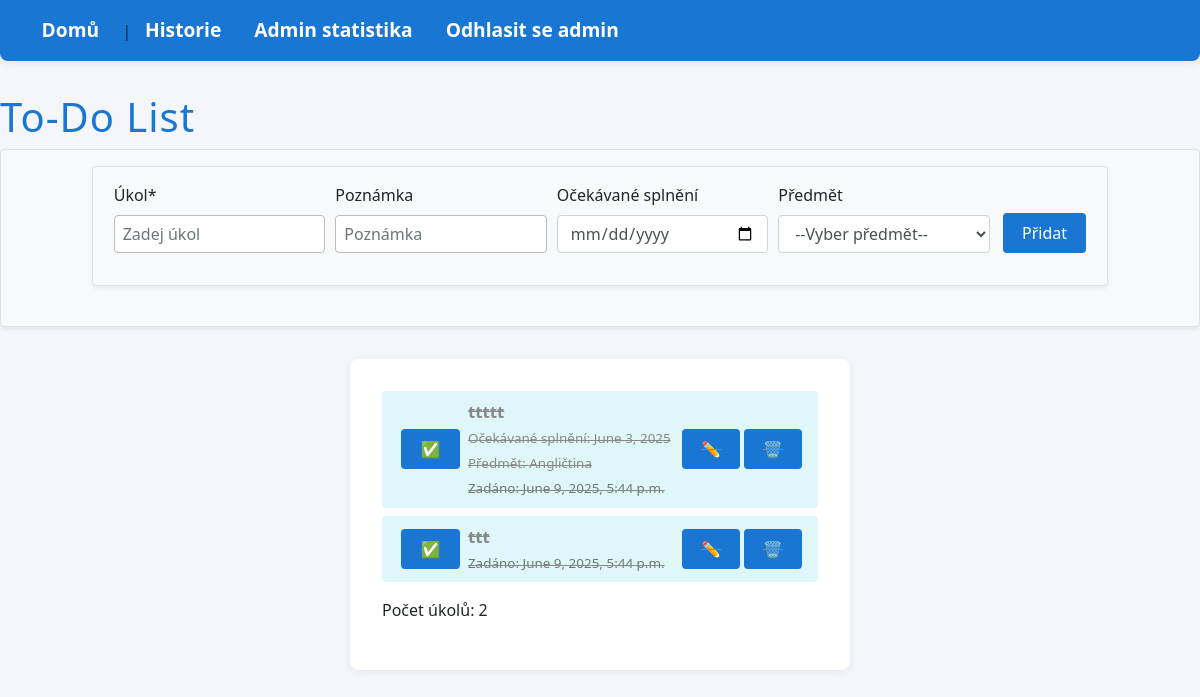
Page / (signed in) on the earlier database version.
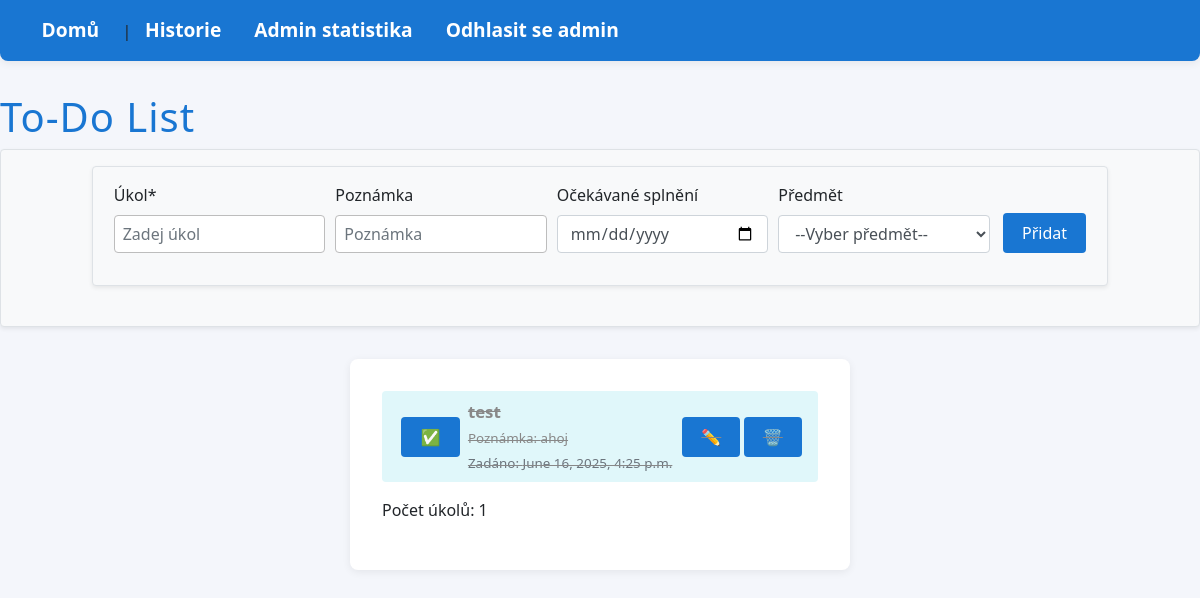
Same page on the later database version.
### todo_app/models.py (models this page shows, shortened)
class Todo(models.Model):
    user = models.ForeignKey(User, on_delete=models.CASCADE)
    text = models.CharField(max_length=200, verbose_name="Úkol")
    poznamka = models.TextField(blank=True, verbose_name="Poznámka")
    ocekavane = models.DateField(null=True, blank=True, verbose_name="Očekávaný termín")
    predmet = models.CharField(max_length=100, blank=True, verbose_name="Předmět")
    done = models.BooleanField(default=False, verbose_name="Splněno")
    created = models.DateTimeField(default=timezone.now, verbose_name="Vytvořeno")
    completed = models.DateTimeField(null=True, blank=True, verbose_name="Dokončeno")
    deleted = models.BooleanField(default=False, verbose_name="Smazáno")
    deleted_at = models.DateTimeField(null=True, blank=True, verbose_name="Smazáno v")

### todo_app/views.py (the view, shortened to what this page needs)
# urls.py: path('', views.index, name='index'),
@login_required
def index(request):
    todos = Todo.objects.filter(user=request.user, deleted=False).order_by('-created')
    return render(request, 'index.html', {'todos': todos})

### todo_app/templates/index.html (shortened to what this page needs)
<!DOCTYPE html>
<html lang="cs">
<head>
    <link rel="stylesheet" href="https://maxcdn.bootstrapcdn.com/bootstrap/4.1.3/css/bootstrap.min.css">
    <link rel="stylesheet" href="/static/css/style.css">
</head>
<body>
    <nav style="margin-bottom: 2em;">
        <a href="{% url 'index' %}">Domů</a> |
        <a href="{% url 'history' %}">Historie</a>
        {% if user.is_staff %}
            <a href="{% url 'admin_stats' %}"> Admin statistika</a>
        {% endif %}
        <a href="{% url 'logout' %}">Odhlasit se {{ user.username }}</a>
    </nav>
    <h1>To-Do List</h1>
    <form method="post" class="border rounded p-3 mb-4 bg-light shadow-sm justify-content-center display-flex">
        <fieldset>
            <div class="form-row border rounded p-3 mb-4 bg-light shadow-sm ">
                <div class="form-group col">
                    <label for="ukol">Úkol*</label>
                    <input type="text" id="ukol" name="ukol" class="form-control" placeholder="Zadej úkol" required>
                </div>
                <div class="form-group col">
                    <label for="poznamka">Poznámka</label>
                    <input type="text" id="poznamka" name="poznamka" class="form-control" placeholder="Poznámka">
                </div>
                <div class="form-group col">
                    <label for="ocekavane">Očekávané splnění</label>
                    <input type="date" id="ocekavane" name="ocekavane" class="form-control">
                </div>
                <div class="form-group col">
                    <label for="predmet">Předmět</label>
                    <select id="predmet" name="predmet" class="form-control">
                        <option value="">--Vyber předmět--</option>
                    </select>
                </div>
                <div class="form-group col-auto align-self-end ">
                    <button type="submit" class="btn btn-primary mt-2">Přidat</button>
                </div>
            </div>
        </fieldset>
    </form>
    <div class="todo-list">
        {% if todos %}
        <ul>
            {% for todo in todos %}
                <li class="{% if todo.done %}done{% endif %}">
                    <form action="{% url 'done' todo.pk %}" method="post" style="display:inline;">
                        <button type="submit" class="btn-action" title="Označit jako splněné/nesplněné">
                            {% if todo.done %}✅{% else %}⬜{% endif %}
                        </button>
                    </form>
                    <span class="todo-text" style="margin-left: 0.5em;">
                        <strong>{{ todo.text }}</strong>
                        {% if todo.poznamka %}<br><small>Poznámka: {{ todo.poznamka }}</small>{% endif %}
                        {% if todo.ocekavane %}<br><small>Očekávané splnění: {{ todo.ocekavane }}</small>{% endif %}
                        {% if todo.predmet %}<br><small>Předmět: {{ todo.predmet }}</small>{% endif %}
                        <br><small class="text-muted">Zadáno: {{ todo.created }}</small>
                    </span>
                    <a href="{% url 'edit' todo.pk %}" class="btn-action" title="Upravit úkol">✏️</a>
                    <a href="{% url 'delete' todo.pk %}" class="btn-action" title="Smazat úkol">🗑️</a>
                </li>
            {% endfor %}
        </ul>
        <p>Počet úkolů: {{ todos|length }}</p>
        {% else %}
        <p>Žádné úkoly.</p>
        {% endif %}
    </div>
</body>
</html>

Differences in the rows shown:
removed Todo: text "ttttt", ocekavane "June 3, 2025", predmet "Angličtina", created "June 9, 2025, 5:44 p.m."
removed Todo: text "ttt", created "June 9, 2025, 5:44 p.m."
added Todo: text "test", poznamka "ahoj", created "June 16, 2025, 4:25 p.m."
Other differences:
{{ todos|length }}: "2" → "1"
